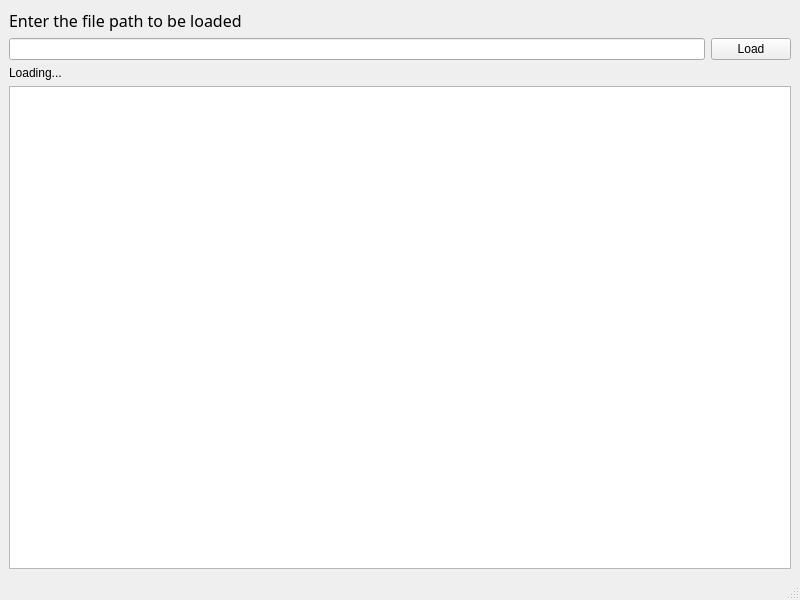
<?xml version="1.0" encoding="UTF-8"?>
<ui version="4.0">
 <class>MainWindow</class>
 <widget class="QMainWindow" name="MainWindow">
  <property name="geometry">
   <rect>
    <x>0</x>
    <y>0</y>
    <width>800</width>
    <height>600</height>
   </rect>
  </property>
  <property name="windowTitle">
   <string>MainWindow</string>
  </property>
  <widget class="QWidget" name="centralwidget">
   <layout class="QGridLayout" name="gridLayout">
    <item row="0" column="0">
     <widget class="QLabel" name="label">
      <property name="font">
       <font>
        <family>Tw Cen MT</family>
        <pointsize>12</pointsize>
       </font>
      </property>
      <property name="text">
       <string>Enter the file path to be loaded</string>
      </property>
     </widget>
    </item>
    <item row="1" column="0">
     <layout class="QHBoxLayout" name="horizontalLayout">
      <item>
       <widget class="QLineEdit" name="path"/>
      </item>
      <item>
       <widget class="QPushButton" name="load">
        <property name="text">
         <string>Load</string>
        </property>
       </widget>
      </item>
     </layout>
    </item>
    <item row="2" column="0">
     <widget class="QLabel" name="loading">
      <property name="text">
       <string>Loading...</string>
      </property>
     </widget>
    </item>
    <item row="3" column="0">
     <widget class="QTableView" name="table"/>
    </item>
   </layout>
  </widget>
  <widget class="QMenuBar" name="menubar">
   <property name="geometry">
    <rect>
     <x>0</x>
     <y>0</y>
     <width>800</width>
     <height>21</height>
    </rect>
   </property>
  </widget>
  <widget class="QStatusBar" name="statusbar"/>
 </widget>
 <resources/>
 <connections/>
</ui>
